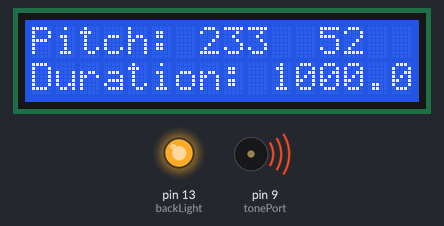
The sketch below on a simulated Arduino Uno, built with avr-gcc and run on an emulated ATmega328P. Parts: 16×2 character LCD, output pins drawn as LEDs (lit = HIGH), buzzer (waves = sounding).

Above: at 9.6 s.
At 21.0 s:
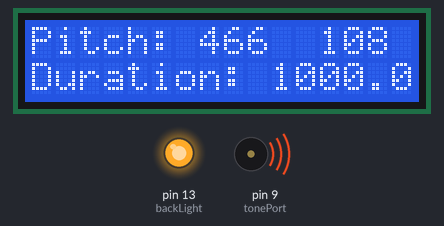
At 31.9 s:
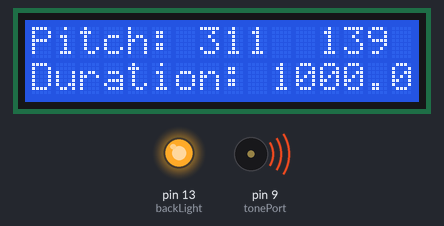
At 38.12 s:
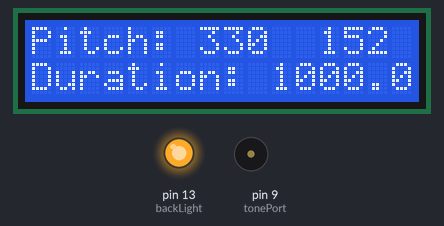
Timing chart, 0 to 40.0 s (numbered marks = the images above):
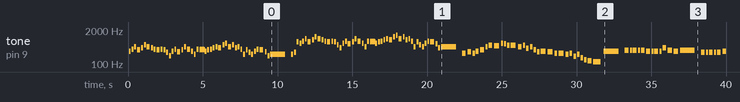

Measured:
- by itself, tone on pin 9 (tonePort): plays 311 Hz for 0.13 s, 370 Hz for 0.13 s, 466 Hz for 0.13 s, 349 Hz for 0.20 s, 415 Hz for 0.13 s, 554 Hz for 0.13 s … (159 notes in this stretch)
- what the display in image 0 shows lasts 1.4 s, from 9.5 s to 10.9 s

The sketch:

Necrofantasia.ino
```cpp
#include "pitches.h"
#include <LiquidCrystal.h>

// dtostrf(floatVar, minStringWidthIncDecimalPoint, numVarsAfterDecimal, charBuf);

// Connections:
// rs (LCD pin 4) to Arduino pin 12
// rw (LCD pin 5) to Arduino pin 11
// enable (LCD pin 6) to Arduino pin 10
// LCD pin 15 to Arduino pin 13
// LCD pins d4, d5, d6, d7 to Arduino pins 5, 4, 3, 2
LiquidCrystal lcd(12, 11, 10, 5, 4, 3, 2);

int backLight = 13;    // pin 13 will control the backlight
int tonePort = 9;

int melody[] = {NOTE_DS4, NOTE_FS4, NOTE_AS4, NOTE_F4, NOTE_GS4, NOTE_CS5, NOTE_AS4, NOTE_GS4, NOTE_FS4, NOTE_F4, NOTE_FS4, NOTE_F4, NOTE_CS4, NOTE_GS3, NOTE_DS4, NOTE_FS4, NOTE_D4, NOTE_F4, NOTE_AS4, NOTE_FS4, NOTE_DS4, NOTE_AS3, NOTE_FS4, NOTE_F4, NOTE_FS4, NOTE_F4, NOTE_FS4, NOTE_F4, NOTE_FS4, NOTE_F4, NOTE_DS4, NOTE_F4, NOTE_FS4, NOTE_GS4, NOTE_AS4, NOTE_GS4, NOTE_CS5, NOTE_DS5, NOTE_AS4, NOTE_CS5, NOTE_GS4, NOTE_AS4, NOTE_FS4, NOTE_AS3, NOTE_F4, NOTE_CS4, NOTE_AS3, NOTE_DS4, NOTE_FS4, NOTE_F4, NOTE_D4, NOTE_GS3, NOTE_AS3, NOTE_AS3, NOTE_CS4, NOTE_F5, NOTE_DS5, NOTE_FS5, NOTE_AS5, NOTE_F5, NOTE_GS5, NOTE_CS6, NOTE_AS5, NOTE_GS5, NOTE_FS5, NOTE_F5, NOTE_FS5, NOTE_F5, NOTE_CS5, NOTE_GS4, NOTE_DS5, NOTE_FS5, NOTE_D5, NOTE_F5, NOTE_AS5, NOTE_FS5, NOTE_DS5, NOTE_AS4, NOTE_FS5, NOTE_F5, NOTE_FS5, NOTE_F5, NOTE_FS5, NOTE_F5, NOTE_FS5, NOTE_F5, NOTE_DS5, NOTE_F5, NOTE_FS5, NOTE_GS5, NOTE_AS5, NOTE_GS5, NOTE_CS6, NOTE_DS6, NOTE_AS5, NOTE_CS6, NOTE_GS5, NOTE_AS5, NOTE_FS5, NOTE_AS4, NOTE_F5, NOTE_CS5, NOTE_AS4, NOTE_DS5, NOTE_FS5, NOTE_F5, NOTE_D5, NOTE_GS4, NOTE_AS4, NOTE_C4, NOTE_D4, NOTE_C4, NOTE_DS4, NOTE_F4, NOTE_AS4, NOTE_C5, NOTE_B4, NOTE_DS5, NOTE_D5, NOTE_C5, NOTE_C5, NOTE_AS4, NOTE_C5, NOTE_G4, NOTE_AS4, NOTE_F4, NOTE_D4, NOTE_DS4, NOTE_D4, NOTE_C4, NOTE_C4, NOTE_AS3, NOTE_C4, NOTE_G3, NOTE_AS3, NOTE_F3, NOTE_D3, NOTE_C3, NOTE_B2, NOTE_DS4, NOTE_E4, NOTE_E4, NOTE_E4, NOTE_E4, NOTE_E4, NOTE_DS4, NOTE_DS4, NOTE_DS4, NOTE_DS4, NOTE_GS4, NOTE_E4, NOTE_DS4, NOTE_E4, NOTE_CS4, NOTE_CS4, NOTE_CS4, NOTE_CS4, NOTE_CS4, NOTE_DS4, NOTE_DS4, NOTE_DS4, NOTE_DS4, NOTE_DS4, NOTE_C4, NOTE_C4, NOTE_C4, NOTE_C4, NOTE_C4, NOTE_GS4, NOTE_GS4, NOTE_GS4, NOTE_E4, NOTE_E4, NOTE_E4, NOTE_E4, NOTE_E4, NOTE_DS4, NOTE_DS4, NOTE_FS4, NOTE_FS4, NOTE_GS4, NOTE_E4, NOTE_DS4, NOTE_E4, NOTE_CS4, NOTE_CS4, NOTE_CS4, NOTE_CS4, NOTE_CS4, NOTE_DS4, NOTE_DS4, NOTE_DS4, NOTE_DS4, NOTE_DS4, NOTE_C4, NOTE_C4, NOTE_C4, NOTE_C4, NOTE_C4, NOTE_GS4, NOTE_GS4, NOTE_GS4, NOTE_R0, NOTE_FS4, NOTE_D5, NOTE_CS5, NOTE_E4, NOTE_FS4, NOTE_R0, NOTE_FS4, NOTE_E5, NOTE_D5, NOTE_CS5, NOTE_D5, NOTE_CS5, NOTE_B4, NOTE_B4, NOTE_B4, NOTE_A4, NOTE_FS4, NOTE_A4, NOTE_B4, NOTE_A4, NOTE_FS4, NOTE_A4, NOTE_FS4, NOTE_E4, NOTE_FS4, NOTE_A4, NOTE_FS4, NOTE_R0, NOTE_FS4, NOTE_FS4, NOTE_D5, NOTE_CS5, NOTE_E4, NOTE_FS4, NOTE_FS4, NOTE_E5, NOTE_D5, NOTE_CS5, NOTE_D5, NOTE_CS5, NOTE_B4, NOTE_B4, NOTE_B4, NOTE_A4, NOTE_FS4, NOTE_A4, NOTE_B4, NOTE_A4, NOTE_FS4, NOTE_A4, NOTE_B4, NOTE_B4, NOTE_B4, NOTE_B4, NOTE_B4, NOTE_B4, NOTE_B4, NOTE_B4, NOTE_B4, NOTE_B4, NOTE_B4, NOTE_B4, NOTE_B4, NOTE_B4, NOTE_B4, NOTE_B4, NOTE_B4, NOTE_B4, NOTE_B4, NOTE_B4, NOTE_B4, NOTE_B4, NOTE_B4};
float noteDurations[] = {8.0, 8.0, 8.0, 5.0, 8.0, 8.0, 5.0, 8.0, 8.0, 5.0, 8.0, 8.0, 8.0, 8.0, 8.0, 8.0, 5.0, 8.0, 8.0, 5.0, 8.0, 8.0, 8.0, 32.0, 32.0, 32.0, 32.0, 32.0, 32.0, 32.0, 8.0, 8.0, 8.0, 8.0, 8.0, 5.0, 8.0, 8.0, 5.0, 8.0, 8.0, 8.0, 8.0, 8.0, 8.0, 8.0, 8.0, 8.0, 8.0, 4.0, 8.0, 8.0, 1.0, 8.0, 8.0, 8.0, 8.0, 8.0, 8.0, 5.0, 8.0, 8.0, 5.0, 8.0, 8.0, 5.0, 8.0, 8.0, 8.0, 8.0, 8.0, 8.0, 5.0, 8.0, 8.0, 5.0, 8.0, 8.0, 8.0, 32.0, 32.0, 32.0, 32.0, 32.0, 32.0, 32.0, 8.0, 8.0, 8.0, 8.0, 8.0, 5.0, 8.0, 8.0, 5.0, 8.0, 8.0, 8.0, 8.0, 8.0, 8.0, 8.0, 8.0, 8.0, 8.0, 4.0, 8.0, 8.0, 1.0, 4.0, 4.0, 7.0, 5.0, 4.0, 7.0, 4.0, 3.0, 7.0, 7.0, 6.0, 3.0, 4.0, 7.0, 6.0, 6.0, 6.0, 6.0, 3.0, 3.0, 6.0, 3.0, 5.0, 6.0, 6.0, 6.0, 6.0, 6.0, 4.0, 2.0, 1.0, 4.0, 8.0, 4.0, 8.0, 4.0, 4.0, 8.0, 4.0, 8.0, 4.0, 3.5, 3.5, 1.0, 4.0, 8.0, 4.0, 8.0, 4.0, 4.0, 8.0, 4.0, 8.0, 4.0, 4.0, 8.0, 4.0, 8.0, 4.0, 3.0, 3.0, 5.0, 4.0, 8.0, 4.0, 8.0, 4.0, 4.0, 8.0, 4.0, 8.0, 5.0, 4.0, 4.0, 1.0, 4.0, 8.0, 4.0, 8.0, 4.0, 4.0, 8.0, 4.0, 8.0, 4.0, 4.0, 8.0, 4.0, 8.0, 4.0, 3.0, 3.0, 5.0, 1.5, 6.0, 6.0, 6.0, 10.0, 2.0, 3.0, 6.0, 6.0, 6.0, 10.0, 4.0, 6.0, 6.0, 12.0, 6.0, 6.0, 6.0, 12.0, 4.0, 6.0, 6.0, 12.0, 6.0, 6.0, 6.0, 12.0, 4.5, 5.0, 12.0, 5.0, 6.0, 6.0, 12.0, 2.0, 6.0, 6.0, 6.0, 12.0, 4.0, 6.0, 6.0, 12.0, 6.0, 6.0, 6.0, 12.0, 4.5, 6.0, 6.0, 12.0, 48.0, 48.0, 48.0, 48.0, 48.0, 48.0, 48.0, 48.0, 48.0, 48.0, 48.0, 48.0, 48.0, 48.0, 48.0, 48.0, 48.0, 48.0, 48.0, 48.0, 48.0, 48.0, 0.8};

int totalNotes = 276;

void setup() {
  pinMode(backLight, OUTPUT);
  digitalWrite(backLight, HIGH);
  lcd.begin(16, 2);
}

void loop() {
  char noteDurationBuffer [16];
  for (int thisNote = 0 ; thisNote < totalNotes; thisNote++) {
    float noteDuration = 1000.0/noteDurations[thisNote];
    displayInfo(melody[thisNote], thisNote, noteDuration);
    tone(tonePort, melody[thisNote], noteDuration);
    delay(noteDuration * 1.40);
    noTone(tonePort);
  }
  delay(-1);
}

void displayInfo(int pitch, int note, float duration) {
    lcd.clear();
    lcd.setCursor(0,0);
    lcd.print("Pitch: ");
    lcd.print(pitch);
    lcd.print("  ");
    lcd.print(note);
    lcd.setCursor(0,1);
    lcd.print("Duration: ");
    lcd.setCursor(10,1);
    lcd.print(duration);
}
```

pitches.h
```cpp
/*************************************************
 * Public Constants
 *************************************************/

#define NOTE_B0  31
#define NOTE_C1  33
#define NOTE_CS1 35
#define NOTE_D1  37
#define NOTE_DS1 39
#define NOTE_E1  41
#define NOTE_F1  44
#define NOTE_FS1 46
#define NOTE_G1  49
#define NOTE_GS1 52
#define NOTE_A1  55
#define NOTE_AS1 58
#define NOTE_B1  62
#define NOTE_C2  65
#define NOTE_CS2 69
#define NOTE_D2  73
#define NOTE_DS2 78
#define NOTE_E2  82
#define NOTE_F2  87
#define NOTE_FS2 93
#define NOTE_G2  98
#define NOTE_GS2 104
#define NOTE_A2  110
#define NOTE_AS2 117
#define NOTE_B2  123
#define NOTE_C3  131
#define NOTE_CS3 139
#define NOTE_D3  147
#define NOTE_DS3 156
#define NOTE_E3  165
#define NOTE_F3  175
#define NOTE_FS3 185
#define NOTE_G3  196
#define NOTE_GS3 208
#define NOTE_A3  220
#define NOTE_AS3 233
#define NOTE_B3  247
#define NOTE_C4  262
#define NOTE_CS4 277
#define NOTE_D4  294
#define NOTE_DS4 311
#define NOTE_E4  330
#define NOTE_F4  349
#define NOTE_FS4 370
#define NOTE_G4  392
#define NOTE_GS4 415
#define NOTE_A4  440
#define NOTE_AS4 466
#define NOTE_B4  494
#define NOTE_C5  523
#define NOTE_CS5 554
#define NOTE_D5  587
#define NOTE_DS5 622
#define NOTE_E5  659
#define NOTE_F5  698
#define NOTE_FS5 740
#define NOTE_G5  784
#define NOTE_GS5 831
#define NOTE_A5  880
#define NOTE_AS5 932
#define NOTE_B5  988
#define NOTE_C6  1047
#define NOTE_CS6 1109
#define NOTE_D6  1175
#define NOTE_DS6 1245
#define NOTE_E6  1319
#define NOTE_F6  1397
#define NOTE_FS6 1480
#define NOTE_G6  1568
#define NOTE_GS6 1661
#define NOTE_A6  1760
#define NOTE_AS6 1865
#define NOTE_B6  1976
#define NOTE_C7  2093
#define NOTE_CS7 2217
#define NOTE_D7  2349
#define NOTE_DS7 2489
#define NOTE_E7  2637
#define NOTE_F7  2794
#define NOTE_FS7 2960
#define NOTE_G7  3136
#define NOTE_GS7 3322
#define NOTE_A7  3520
#define NOTE_AS7 3729
#define NOTE_B7  3951
#define NOTE_C8  4186
#define NOTE_CS8 4435
#define NOTE_D8  4699
#define NOTE_DS8 4978
#define NOTE_R0 0
```
